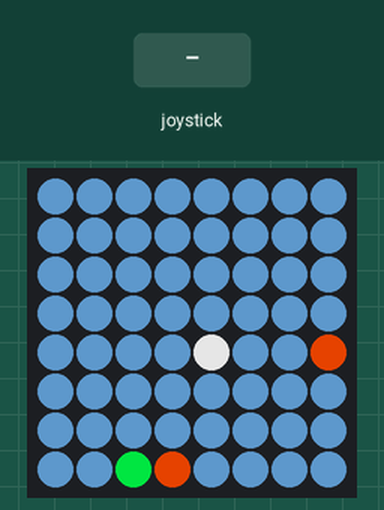
Simulated run of this program. Board: Raspberry Pi (BCM pin numbers) with a Sense HAT. Shown: the Sense HAT's 8×8 RGB LED matrix. The test bench sets the inputs (shaded band). Dim RGB values are drawn brighter than linear; random numbers come from a fixed seed; the clock reads 2024-03-15 10:24:30 at power-on unless the program sets it.

Above: at 1.7 s.
1.8 s: joystick pushed up
At 3.5 s:
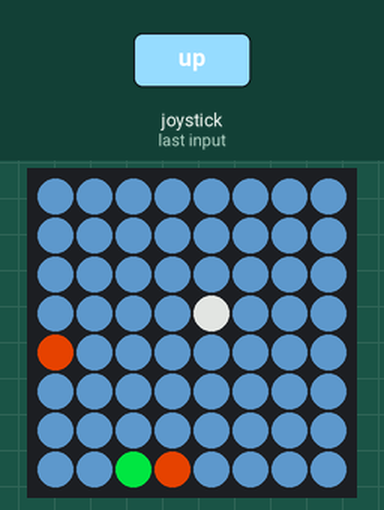
4.5 s: joystick pushed down
At 6.1 s:
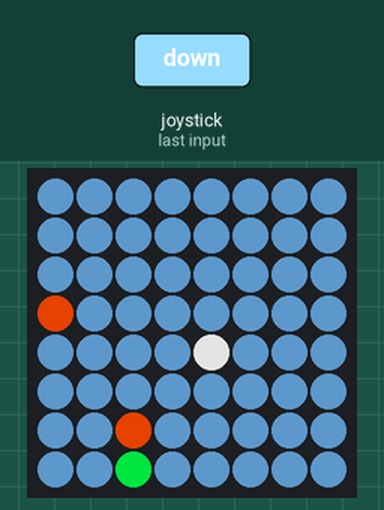
7.5 s: joystick pushed left
At 9.9 s:
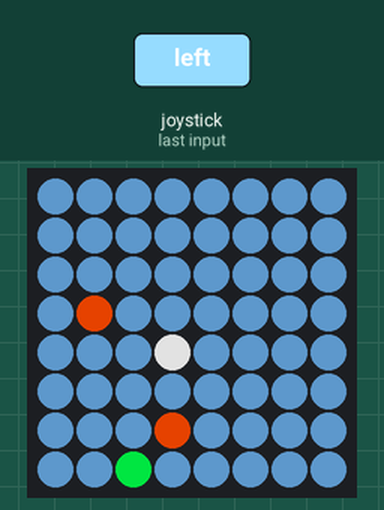
10.2 s: joystick pushed right
At 11.7 s:
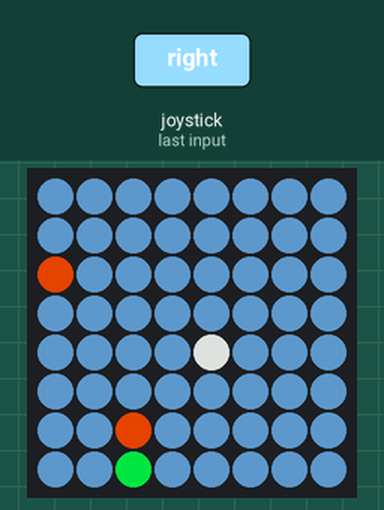
13.2 s: joystick pushed up
At 15.6 s:
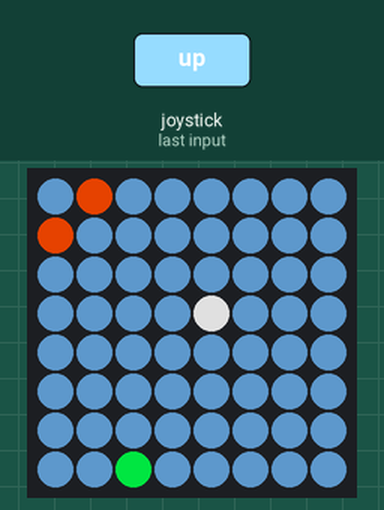
15.9 s: joystick pushed down
At 17.3 s:
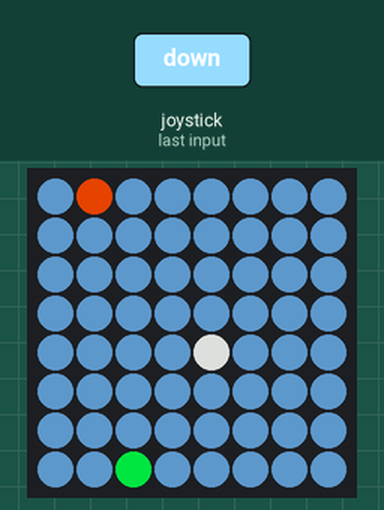
Timing chart, 0 to 18.9 s (numbered marks = the images above; inputs shaded):
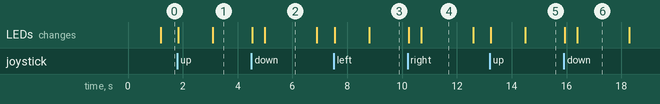

The program:

bug.py
```python
#!/usr/bin/python3
import time, math, random
import sense_hat

"""

  Astro Bug!

  A bug game.  Eat the food! Avoid the enemies!

  Modify the starting state in the `state` dict.

  Note: Requires sense_hat version 2.2.0 or later.

"""

starting_enemies = [ [4,6], [0,4] ]

state = { "bug_x" : 4,
          "bug_y" : 4,
          "bug_rgb" : (250,250,250),
          "food_x" : 2,
          "food_y" : 7,
          "food_rgb" : (0,255,50),
          "level" : 1,
          "enemies" : starting_enemies,
          "enemy_rgb" : (255,50,0) }

start_over_state = dict(state)

sense = sense_hat.SenseHat()
sense.low_light = True

def setscreen():
  """Takes x and y vales and alters screen state. Does not
  modify state."""
  bug_x = state["bug_x"]
  bug_y = state["bug_y"]
  bug_rgb = state["bug_rgb"]
  food_x = state["food_x"]
  food_y = state["food_y"]
  food_rgb = state["food_rgb"]
  enemies = state["enemies"]
  enemy_rgb = state["enemy_rgb"]

  if sense.low_light:
    zero = 8
  else:
    zero = 48
  brightness = 255 -zero
  sense.clear((50,100,150))
  sense.set_pixel(food_x, food_y, food_rgb)
  sense.set_pixel(bug_x, bug_y, bug_rgb)
  for e in enemies:
    sense.set_pixel(e[0], e[1], enemy_rgb)

def distance(x1, y1, x2, y2):
  """returns distance of two points"""
  return math.hypot(x2 - x1, y2 - y1)

def clip(pixels, nmin = 0, nmax = 255):
  """Ensures rgb values are between 0 and 255"""
  return tuple(max(min(nmax, n), nmin) for n in pixels)

def check_pos():
  """Checks for eating food and hitting enemies. Alters state but
  does not redraw screen.  Call setscreen() after this."""
  global state
  bug_x = state["bug_x"]
  bug_y = state["bug_y"]
  food_x = state["food_x"]
  food_y = state["food_y"]
  level = state["level"]
  enemies = state["enemies"]

  weaker = int(10 * (level/2))
  stronger = 10
  radius = 2.5
  fdist = distance(bug_x, bug_y, food_x, food_y)

  for e in enemies:
    edist = distance(bug_x, bug_y, e[0], e[1])
    if edist == 0:
      # Hit an enemy; game over & reset
      sense.show_message("R.I.P. Bug, Level {0}".format(state["level"]))
      state = dict(start_over_state)
      return

  if fdist > radius:
    # Bug is far away; grow weaker
    state["bug_rgb"] = clip([abs(i - weaker) for i in state["bug_rgb"]])
  elif fdist == 0.0:
    # Bug ate food and is healthy again
    state["bug_rgb"] = (255,255,255)
    state["level"] += 1
    state["enemies"] += [[random.randint(0,7), random.randint(0,7)]]
    sense.show_message(str(state["level"]))
    time.sleep(1)
    # Set food to new location that's not under the bug
    while True:
      state["food_x"] = random.randint(0,7)
      if state["food_x"] != state["bug_x"]:
        break
    while True:
      state["food_y"] = random.randint(0,7)
      if state["food_y"] != state["bug_y"]:
        break
  elif fdist < radius:
    # Bug is close; grow a little stronger
    state["bug_rgb"] = clip([abs(i + stronger) for i in state["bug_rgb"]])

def rand_step(xy):
  """Returns one iteration of a random walk of x,y coordinates"""
  x, y = xy

  new_x = x + random.choice([-1,0,1])
  new_y = y + random.choice([-1,0,1])
  return [ 0 if new_x == 8 else 7 if new_x == -1 else new_x,\
           0 if new_y == 8 else 7 if new_y == -1 else new_y]

def move_enemies():
  global state
  enemies = state["enemies"]
  reserved = [[state["bug_x"], state["bug_y"]],[state["food_x"], state["food_y"]]]
  new_enemies = []
  for e in enemies:
    while True:
      new_e = rand_step(e)
      if new_e not in reserved:
        break
    new_enemies.append(new_e)
  state["enemies"] = new_enemies
  setscreen()

def draw_bug(event):
  """Takes a keypress and redraws the screen"""
  global state
  if event.action == sense_hat.ACTION_RELEASED:
    # Ignore releases
    return
  elif event.direction == sense_hat.DIRECTION_UP:
    state["bug_x"] = state["bug_x"]
    state["bug_y"] = 7 if state["bug_y"] == 0 else state["bug_y"] - 1
  elif event.direction == sense_hat.DIRECTION_DOWN:
    state["bug_x"] = state["bug_x"]
    state["bug_y"] = 0 if state["bug_y"] == 7 else state["bug_y"] + 1
  elif event.direction == sense_hat.DIRECTION_RIGHT:
    state["bug_x"] = 0 if state["bug_x"] == 7 else state["bug_x"] + 1
    state["bug_y"] = state["bug_y"]
  elif event.direction == sense_hat.DIRECTION_LEFT:
    state["bug_x"] = 7 if state["bug_x"] == 0 else state["bug_x"] - 1
    state["bug_y"] = state["bug_y"]

  # Check to see if anything should happen
  setscreen()
  check_pos()
  setscreen()

# Initial state
setscreen()
sense.set_pixel(state["bug_x"], state["bug_y"], state["bug_rgb"])

last_tick = round(time.time(),1) * 10

while True:
  # Enemies move faster in higher levels
  timer = 20 - (state["level"] % 20)

  # Every so often, move enemies
  tick = round(time.time(),1) * 10
  if (tick % timer == 0) and (tick > last_tick):
    move_enemies()
    last_tick = tick

  # Poll joystick for events. When they happen, redraw screen.
  for event in sense.stick.get_events():
    draw_bug(event)
```

Measured:
- what the display in image 2 shows lasts 1.9 s, from 5.0 s to 6.9 s
